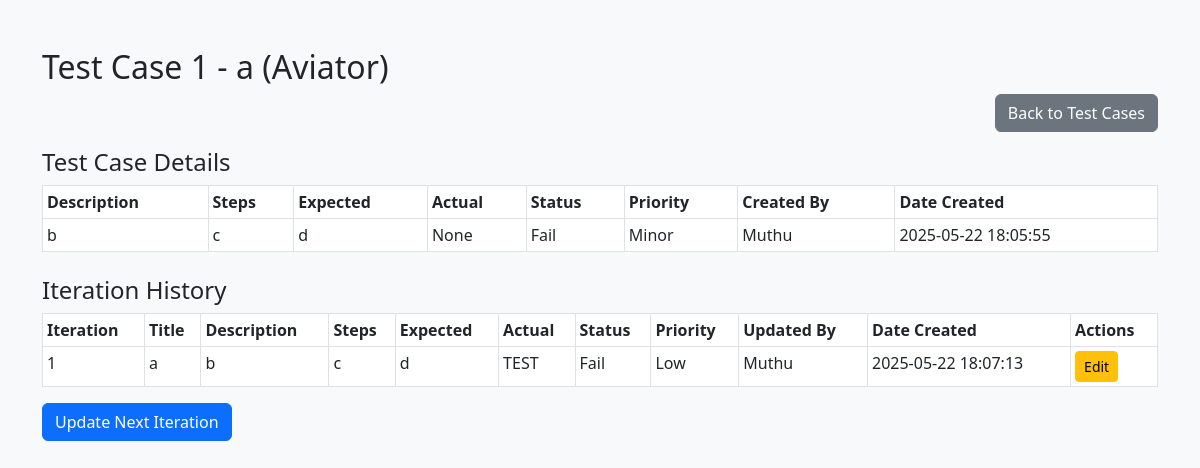
Page /games/Aviator/testcase/18 on the committed database.
### tables this page shows
CREATE TABLE test_cases (
            id INTEGER PRIMARY KEY AUTOINCREMENT,
            game TEXT,
            testcase_number INTEGER,
            title TEXT,
            description TEXT,
            steps TEXT,
            expected_result TEXT,
            actual_result TEXT,
            status TEXT,
            priority TEXT,
            iteration INTEGER,
            created_by TEXT,
            date_created TEXT
        );

CREATE TABLE test_case_history (
            id INTEGER PRIMARY KEY AUTOINCREMENT,
            test_case_id INTEGER,
            iteration INTEGER,
            title TEXT,
            description TEXT,
            steps TEXT,
            expected_result TEXT,
            actual_result TEXT,
            status TEXT,
            priority TEXT,
            updated_at TEXT,
            created_by TEXT,
            FOREIGN KEY(test_case_id) REFERENCES test_cases(id)
        );

### app.py (the view, shortened to what this page needs)
@app.route('/games/<game_name>/testcase/<int:testcase_id>', methods=['GET', 'POST'])
def view_testcase(game_name, testcase_id):
    test_case = get_test_case_by_id(testcase_id)
    if not test_case:
        return f"Test Case with ID {testcase_id} not found.", 404
    with sqlite3.connect('database.db') as conn:
        conn.row_factory = sqlite3.Row
        c = conn.cursor()
        c.execute('SELECT * FROM test_case_history WHERE test_case_id = ? ORDER BY iteration ASC', (testcase_id,))
        history = c.fetchall()
    return render_template(
        'view_testcase.html',
        game_name=game_name,
        test_case=test_case,
        history=history,
        user_name=''
    )

### models.py (called while the page is built)
def get_test_case_by_id(testcase_id):
    with sqlite3.connect(DB_NAME) as conn:
        conn.row_factory = sqlite3.Row
        c = conn.cursor()
        c.execute('SELECT * FROM test_cases WHERE id = ?', (testcase_id,))
        return c.fetchone()

### templates/view_testcase.html (shortened to what this page needs)
<!DOCTYPE html>
<html lang="en">
<head>
    <link rel="stylesheet" href="https://cdn.jsdelivr.net/npm/bootstrap@5.3.0/dist/css/bootstrap.min.css">
</head>
<body class="bg-light">
<div class="container mt-5">
    <h2>Test Case {{ test_case.testcase_number }} - {{ test_case.title }} ({{ game_name }})</h2>
    <div class="text-end mb-3">
        <a href="{{ url_for('index', game_name=game_name) }}" class="btn btn-secondary">Back to Test Cases</a>
    </div>
    <h4>Test Case Details</h4>
    <table class="table table-bordered table-sm">
        <thead>
        <tr>
            <th>Description</th>
            <th>Steps</th>
            <th>Expected</th>
            <th>Actual</th>
            <th>Status</th>
            <th>Priority</th>
            <th>Created By</th>
            <th>Date Created</th>
        </tr>
        </thead>
        <tbody>
        <tr>
            <td>{{ test_case.description }}</td>
            <td>{{ test_case.steps }}</td>
            <td>{{ test_case.expected_result }}</td>
            <td>{{ test_case.actual_result }}</td>
            <td>{{ test_case.status }}</td>
            <td>{{ test_case.priority }}</td>
            <td>{{ test_case.created_by }}</td>
            <td>{{ test_case.date_created }}</td>
        </tr>
        </tbody>
    </table>
    {% if history %}
    <h4 class="mt-4">Iteration History</h4>
    <table class="table table-bordered table-sm">
        <thead>
        <tr>
            <th>Iteration</th>
            <th>Title</th>
            <th>Description</th>
            <th>Steps</th>
            <th>Expected</th>
            <th>Actual</th>
            <th>Status</th>
            <th>Priority</th>
            <th>Updated By</th>
            <th>Date Created</th>
            <th>Actions</th>
        </tr>
        </thead>
        <tbody>
        {% for h in history %}
        <tr>
            <td>{{ h.iteration }}</td>
            <td>{{ h.title }}</td>
            <td>{{ h.description }}</td>
            <td>{{ h.steps }}</td>
            <td>{{ h.expected_result }}</td>
            <td>{{ h.actual_result }}</td>
            <td>{{ h.status }}</td>
            <td>{{ h.priority }}</td>
            <td>{{ h.created_by or 'None' }}</td>
            <td>{{ h.updated_at }}</td>
            <td>
                <a href="{{ url_for('edit_iteration', game_name=game_name, testcase_id=test_case.id, iteration_id=h.id) }}" class="btn btn-sm btn-warning">Edit</a>
            </td>
        </tr>
        {% endfor %}
        </tbody>
    </table>
    {% endif %}
    <button type="button" class="btn btn-primary" data-bs-toggle="modal" data-bs-target="#updateModal">
        Update Next Iteration
    </button>
</div>
</body>
</html>

### rows in the picture
test_cases: testcase_number "1", title "a", game "Aviator", description "b", steps "c", expected_result "d", actual_result "None", status "Fail", priority "Minor", created_by "Muthu", date_created "2025-05-22 18:05:55"
test_case_history: iteration "1", title "a", description "b", steps "c", expected_result "d", actual_result "TEST", status "Fail", priority "Low", created_by "Muthu", updated_at "2025-05-22 18:07:13"
